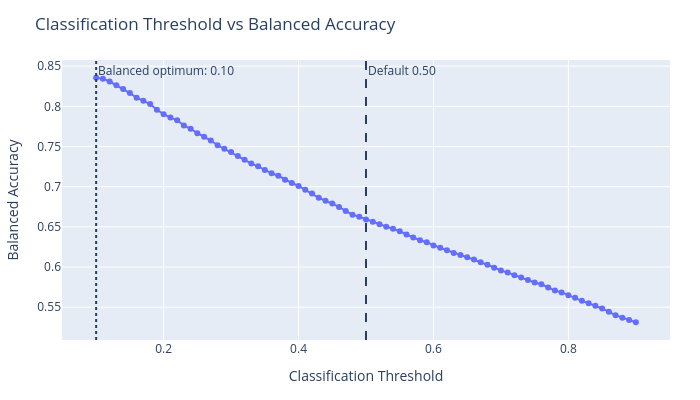

Source (notebook cell):
### Code cell
fig = px.line(
    threshold_results_df,
    x="Threshold",
    y="Balanced_Accuracy",
    markers=True,
    title="Classification Threshold vs Balanced Accuracy",
    labels={
        "Threshold": "Classification Threshold",
        "Balanced_Accuracy": "Balanced Accuracy"
    }
)

fig.add_vline(
    x=0.50,
    line_dash="dash",
    annotation_text="Default 0.50"
)

fig.add_vline(
    x=best_balanced_threshold,
    line_dash="dot",
    annotation_text=(
        f"Balanced optimum: "
        f"{best_balanced_threshold:.2f}"
    )
)

fig.update_layout(
    width=700,
    height=400,
    margin=dict(
        l=60,
        r=30,
        t=60,
        b=60
    )
)

fig.show()

### Figure 1 — Plotly figure (JSON) as saved in the notebook; plotly's stock layout.template omitted (floating-point values rounded to 4 significant figures)
{"data": [{"hovertemplate": "Classification Threshold=%{x}<br>Balanced Accuracy=%{y}<extra></extra>", "legendgroup": "", "line": {"color": "#636efa", "dash": "solid"}, "marker": {"symbol": "circle"}, "mode": "lines+markers", "name": "", "orientation": "v", "showlegend": false, "type": "scatter", "x": [0.1, 0.11, 0.12, 0.13, 0.14, 0.15, 0.16, 0.17, 0.18, 0.19, 0.2, 0.21, 0.22, 0.23, 0.24, 0.25, 0.26, 0.27, 0.28, 0.29, 0.3, 0.31, 0.32, 0.33, 0.34, 0.35, 0.36, 0.37, 0.38, 0.39, 0.4, 0.41, 0.42, 0.43, 0.44, 0.45, 0.46, 0.47, 0.48, 0.49, 0.5, 0.51, 0.52, 0.53, 0.54, 0.55, 0.56, 0.57, 0.58, 0.59, 0.6, 0.61, 0.62, 0.63, 0.64, 0.65, 0.66, 0.67, 0.68, 0.69, 0.7, 0.71, 0.72, 0.73, 0.74, 0.75, 0.76, 0.77, 0.78, 0.79, 0.8, 0.81, 0.82, 0.83, 0.84, 0.85, 0.86, 0.87, 0.88, 0.89, 0.9], "xaxis": "x", "y": [0.8356, 0.8344, 0.8309, 0.8262, 0.8215, 0.8164, 0.8107, 0.807, 0.8029, 0.7959, 0.7902, 0.786, 0.7828, 0.7762, 0.7721, 0.7666, 0.7623, 0.7575, 0.7516, 0.7472, 0.7431, 0.7381, 0.7334, 0.7287, 0.7253, 0.7208, 0.7167, 0.7136, 0.7087, 0.7046, 0.7008, 0.6961, 0.6915, 0.6861, 0.6825, 0.679, 0.6748, 0.6696, 0.6652, 0.6626, 0.6593, 0.6564, 0.6532, 0.6502, 0.6476, 0.6446, 0.6405, 0.6368, 0.6333, 0.6308, 0.6269, 0.6239, 0.6208, 0.6174, 0.615, 0.6122, 0.6095, 0.606, 0.6028, 0.599, 0.5958, 0.593, 0.5899, 0.5871, 0.5839, 0.5808, 0.5785, 0.5745, 0.5707, 0.5684, 0.5648, 0.5617, 0.5579, 0.5549, 0.5518, 0.5484, 0.5442, 0.54, 0.537, 0.5341, 0.5313], "yaxis": "y"}], "layout": {"annotations": [{"showarrow": false, "text": "Default 0.50", "x": 0.5, "xanchor": "left", "xref": "x", "y": 1, "yanchor": "top", "yref": "y domain"}, {"showarrow": false, "text": "Balanced optimum: 0.10", "x": 0.1, "xanchor": "left", "xref": "x", "y": 1, "yanchor": "top", "yref": "y domain"}], "height": 400, "legend": {"tracegroupgap": 0}, "margin": {"b": 60, "l": 60, "r": 30, "t": 60}, "shapes": [{"line": {"dash": "dash"}, "type": "line", "x0": 0.5, "x1": 0.5, "xref": "x", "y0": 0, "y1": 1, "yref": "y domain"}, {"line": {"dash": "dot"}, "type": "line", "x0": 0.1, "x1": 0.1, "xref": "x", "y0": 0, "y1": 1, "yref": "y domain"}], "title": {"text": "Classification Threshold vs Balanced Accuracy"}, "width": 700, "xaxis": {"anchor": "y", "domain": [0, 1], "title": {"text": "Classification Threshold"}}, "yaxis": {"anchor": "x", "domain": [0, 1], "title": {"text": "Balanced Accuracy"}}}}
